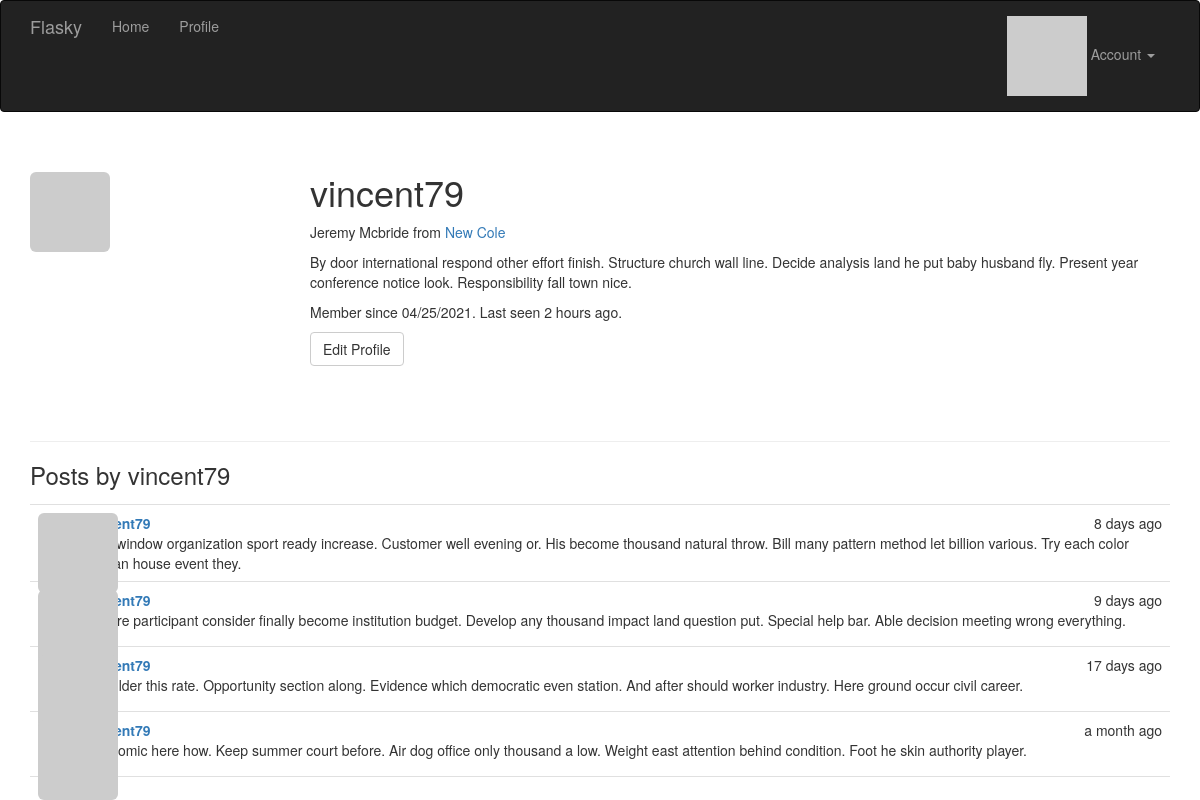
/user/vincent79 (signed in), run on the app's committed database.
### app/models.py (models this page shows, shortened)
class User(UserMixin, db.Model):
    __tablename__ = 'users'
    id = db.Column(db.Integer, primary_key=True)
    username = db.Column(db.String(64), unique=True, index=True)
    email = db.Column(db.String(64), unique=True, index=True)  # 讓使用者可以用email 登入
    role_id = db.Column(db.Integer, db.ForeignKey('roles.id'))
    password_hash = db.Column(db.String(128))
    confirmed = db.Column(db.Boolean, default=False)  # 帳號確認狀態
    name = db.Column(db.String(64))  # 本名
    location = db.Column(db.String(64))
    about_me = db.Column(db.Text())
    member_since = db.Column(db.DateTime(), default=datetime.utcnow)  # 建立時間
    last_seen = db.Column(db.DateTime(), default=datetime.utcnow)  # 上次訪問時間
    avatar_hash = db.Column(db.String(32))  # 儲存頭像URL用
    posts = db.relationship('Post', backref='author', lazy='dynamic')
    @property  # property 是只能讀取的屬性特性
    def password(self):
        raise AttributeError('password is not a readable attribute')
    def can(self, perm):
        return self.role is not None and self.role.has_permission(perm)
    def is_administrator(self):
        return self.can(Permission.ADMIN)
    def ping(self):
        self.last_seen = datetime.utcnow()
        db.session.add(self)
    def gravatar(self, size=100, default='identicon', rating='g'):  # 產生gravatar的URL
        url = 'https://secure.gravatar.com/avatar'
        hash = self.avatar_hash or self.gravatar_hash()
        return f'{url}/{hash}?s={size}&d={default}&r={rating}'

class Post(db.Model):
    __tablename__ = 'posts'
    id = db.Column(db.Integer, primary_key=True)
    body = db.Column(db.Text)
    timestamp = db.Column(db.DateTime, index=True, default=datetime.utcnow)
    author_id = db.Column(db.Integer, db.ForeignKey('users.id'))

### app/main/views.py (the view)
@main.route('/user/<username>')
def user(username):
    user = User.query.filter_by(username=username).first_or_404()  # 若找不到user就跳404
    posts = user.posts.order_by(Post.timestamp.desc()).all()
    return render_template('user.html', user=user, posts=posts)  # 將user傳入模板 顯示訊息

### app/auth/views.py (called while the page is built)
@auth.before_app_request  # 註冊成全域的裝飾器
def before_request():
    if current_user.is_authenticated:  # 如果使用者有登入下的判斷
        current_user.ping()  # 每次都執行 更新上次登入時間
        if not current_user.confirmed and request.endpoint \
            and request.blueprint != 'auth' and request.endpoint != 'static':
            return redirect(url_for('auth.unconfirmed'))

### app/main/__init__.py (called while the page is built)
@main.app_context_processor
def inject_permissions():
    return dict(Permission=Permission)

### app/models.py (called while the page is built)
@login_manager.user_loader  # 向flask-login 註冊此函式
def load_user(user_id):
    return User.query.get(int(user_id))

    def has_permission(self, perm):
        return self.permissions & perm == perm

### app/templates/user.html (shortened to what this page needs)
{% extends "base.html" %}
{% import "_macros.html" as macros %}
{% block page_content %}
<div class="page-header">
    <img class="img-rounded profile-thumbnail" src="{{ user.gravatar(size=256) }}">
    <div class="profile-header">
        <h1>{{ user.username }}</h1>
        {% if user.name or user.location %}
        <p>
            {% if user.name %}
                {{ user.name }}
            {% endif %}
            {% if user.location %}
                from <a href="http://maps.google.com/?q={{ user.location }}">{{ user.location }}</a>
            {% endif %}
        </p>
        {% endif %}
        {% if user.about_me %}<p>{{ user.about_me }}</p>{% endif %}
        <p>Member since {{ moment(user.member_since).format('L') }}. Last seen {{ moment(user.last_seen).fromNow() }}.</p>
        <p>
            {% if user == current_user %}
            <a class="btn btn-default" href="{{ url_for('.edit_profile') }}">Edit Profile</a>
            {% endif %}
        </p>
    </div>
</div>
<h3>Posts by {{ user.username }}</h3>
{% include '_posts.html' %}
{% endblock %}

### app/templates/_posts.html
<ul class="posts">
    {% for post in posts %}
    <li class="post">
        <div class="post-thumbnail">
            <a href="{{ url_for('.user', username=post.author.username) }}">
                <img class="img-rounded profile-thumbnail" src="{{ post.author.gravatar(size=40) }}">
            </a>
        </div>
        <div class="post-content">
            <div class="post-date">{{ moment(post.timestamp).fromNow() }}</div>
            <div class="post-author"><a href="{{ url_for('.user', username=post.author.username) }}">{{ post.author.username }}</a></div>
            <div class="post-body">{{ post.body }}</div>
        </div>
    </li>
    {% endfor %}
</ul>

### app/static/styles.css (style rules this page uses)
.profile-thumbnail { position: absolute; }
.profile-header { min-height: 260px; margin-left: 280px; }
ul.posts { list-style-type: none; padding: 0px; margin: 16px 0px 0px 0px; border-top: 1px solid #e0e0e0; }
ul.posts li.post { padding: 8px; border-bottom: 1px solid #e0e0e0; }
div.post-date { float: right; }
div.post-author { font-weight: bold; }
div.post-thumbnail { position: absolute; }
div.post-content { margin-left: 48px; min-height: 48px; }

### data on the page
User: username "vincent79", name "Jeremy Mcbride", location "New Cole", about_me "By door international respond other effort finish. Structure church wall line. Decide analysis land he put baby husband fly. Present year conference notice look. Responsibility fall town nice.", member_since "04/25/2021", last_seen "2 hours ago"
Post: timestamp "8 days ago", author.username "vincent79", body "Visit window organization sport ready increase. Customer well evening or. His become thousand natural throw. Bill many pattern method let billion various. Try each color human house event they."
Post: timestamp "9 days ago", author.username "vincent79", body "Picture participant consider finally become institution budget. Develop any thousand impact land question put. Special help bar. Able decision meeting wrong everything."
Post: timestamp "17 days ago", author.username "vincent79", body "Shoulder this rate. Opportunity section along. Evidence which democratic even station. And after should worker industry. Here ground occur civil career."
Post: timestamp "a month ago", author.username "vincent79", body "Economic here how. Keep summer court before. Air dog office only thousand a low. Weight east attention behind condition. Foot he skin authority player."
